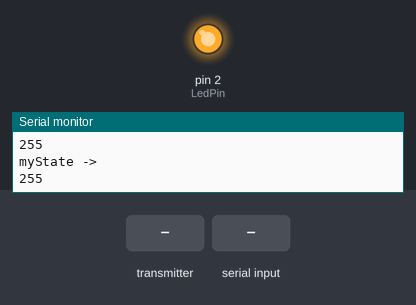
Recording of a sketch running on a simulated Arduino Uno, built with avr-gcc and run on an emulated ATmega328P. On the bench: output pins drawn as LEDs (lit = HIGH), the last lines printed to the serial monitor. Inputs (shaded band) come from the test bench. EEPROM starts erased; no radio packets arrive unless stated.

Above: at 1.2 s.
1.3 s: the transmitter starts sending RecivedPackage.0 = 255
At 1.8 s:
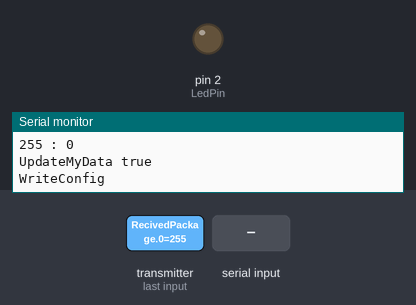
2.8 s: the transmitter starts sending RecivedPackage.1 = 64
At 4.3 s:
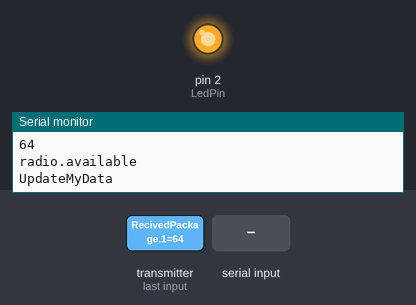
5.8 s: "1" received over Serial
7.4 s: the transmitter starts sending RecivedPackage.0 = 128
10.4 s: "2" received over Serial
At 11.2 s:
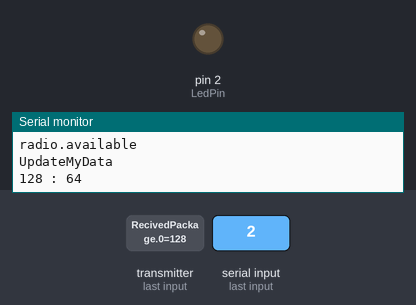
11.9 s: the transmitter starts sending RecivedPackage.1 = 0
Timing chart, 0 to 14.9 s (numbered marks = the images above; inputs shaded):
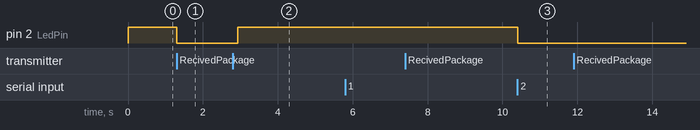

The sketch:

sketch_Rx.ino
```cpp
#include <EEPROM.h>
#include <SPI.h>
#include "nRF24L01.h"
#include "RF24.h"
//#include <avr/eeprom.h>

const int LedPin = 2;

//Gambi
const char SetClient1 = 'r';
const char SetClient2 = 't';

//const uint64_t pipe  = 0xE8E8F0F0E1LL;
//const uint64_t pipes[3] = { 0xF0F0F0F0E1LL, 0xF0F0F0F0D2LL };
const uint64_t pipeServerToClient  = 0xE8E8F0F0E1LL;
const uint64_t pipeClientToServer  = 0xF0F0F0F0E1LL;
const int radioChannel = 10;


byte myId;
byte myState;

byte RecivedPackage[3]; //Gambi -> pq struct nao fuincionou
byte SendedPackage[2];
// [0] Id
// [1] State

RF24 radio(8,7);

void ReadConfig()
{
	Serial.println("ReadConfig");

	myId    = EEPROM.read(0);
	myState = EEPROM.read(1);

	Serial.println("myId     ->");
	Serial.println(myId);
	Serial.println("myState ->");
	Serial.println(myState);
}

void WriteConfig()
{
	Serial.println("WriteConfig");

	EEPROM.write(0, myId);
	EEPROM.write(1, myState);

	Serial.println("myId     ->");
	Serial.println(myId);
	Serial.println("myState ->");
	Serial.println(myState);
}

void ApplyLedState()
{
	digitalWrite(LedPin, myState);
}

bool UpdateMyData()
{
	Serial.println("UpdateMyData");
	Serial.print(RecivedPackage[0]);
	Serial.print(" : ");
	Serial.println(RecivedPackage[1]);

	if (RecivedPackage[0] != myId)
		return false;

	myId = RecivedPackage[0];
	myState = RecivedPackage[1];
	return true;
}

void setup(void)
{
	Serial.begin(9600);

	radio.begin();
	radio.setChannel(radioChannel);
	radio.openReadingPipe(1,pipeServerToClient);
	radio.openWritingPipe(pipeClientToServer);

	radio.startListening();

	pinMode(LedPin, OUTPUT);

	ReadConfig();
	ApplyLedState();
}

void loop(void)
{
	if (radio.available())
	{
		Serial.println("radio.available");

		int ntry = 3;
		bool done = false;
		while (!done && ntry > 0)
		{
			done = radio.read( RecivedPackage, sizeof(RecivedPackage) );
			ntry--;
		}

		if (UpdateMyData())
		{
			Serial.println("UpdateMyData true");

			ApplyLedState();
			WriteConfig();
		}
	}
}

void PackData()
{
	Serial.print("PackData -> ");
	SendedPackage[0] = myId;
	SendedPackage[1] = myState;
	Serial.print(SendedPackage[0]);
	Serial.print(" : ");
	Serial.println(SendedPackage[1]);
}

void SendData()
{
	Serial.println("SendData");
	int ntry = 3;
	bool done = false;
	while (!done && ntry > 0)
	{
		done = radio.write( SendedPackage, sizeof(SendedPackage) );
		ntry--;
	}
	radio.startListening();
	Serial.print("SendData ok -> ");
	Serial.println(done);
}

void serialEvent()
{
	char inChar = (char)Serial.read();

	if (inChar == SetClient1)
	{
		myId = 1;
		WriteConfig();
	}
	else if (inChar == SetClient2)
	{
		myId = 2;
		WriteConfig();
	}
	else if (inChar == '1')
	{
		myState = 1;
                PackData();
		SendData();
		ApplyLedState();
		WriteConfig();
	}
	else if (inChar == '2')
	{
		myState = 0;
                PackData();
		SendData();
		ApplyLedState();
		WriteConfig();
	}
}
```

Measured:
- after the input at 1.3 s, pin 2 (LedPin): HIGH → LOW at once
- after the input at 2.8 s, pin 2 (LedPin): LOW → HIGH after 0.13 s
- after the input at 10.4 s, pin 2 (LedPin): HIGH → LOW at once
